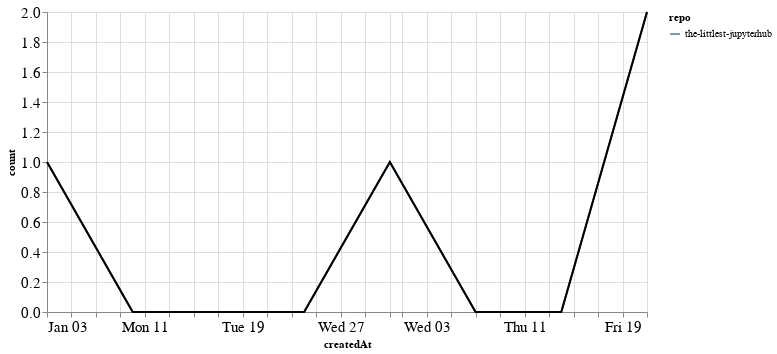

Notebook code cell kept with this figure:
### Markdown cell above
### Comments

### Code cell
comments_time = comments.groupby('repo').resample('W', on='createdAt').count()['author'].reset_index()
comments_time = comments_time.rename(columns={'author': 'count'})
comments_time_total = comments_time.groupby('createdAt').agg({"count": "sum"}).reset_index()
ch1 = alt.Chart(comments_time, width=600).mark_line().encode(
    x='createdAt',
    y='count',
    color='repo',
    tooltip="repo"
)

ch2 = alt.Chart(comments_time_total, width=600).mark_line(color="black").encode(
    x='createdAt',
    y='count',
)

ch1 + ch2

### Figure 1 — Vega-Lite specification as saved in the notebook (floating-point values rounded to 4 significant figures)
{"config": {"axisLeft": {"labelFontSize": 15}, "axisBottom": {"labelFontSize": 15}}, "layer": [{"data": {"name": "data-a3538d5134e55669753e2c293fc24601"}, "mark": "line", "encoding": {"color": {"type": "nominal", "field": "repo"}, "tooltip": {"type": "nominal", "field": "repo"}, "x": {"type": "temporal", "field": "createdAt"}, "y": {"type": "quantitative", "field": "count"}}, "width": 600}, {"data": {"name": "data-5b29b61384390186705c8980c30fc0b4"}, "mark": {"type": "line", "color": "black"}, "encoding": {"x": {"type": "temporal", "field": "createdAt"}, "y": {"type": "quantitative", "field": "count"}}, "width": 600}], "$schema": "https://vega.github.io/schema/vega-lite/v4.8.1.json", "datasets": {"data-a3538d5134e55669753e2c293fc24601": [{"repo": "the-littlest-jupyterhub", "createdAt": "2021-01-03T00:00:00", "count": 1}, {"repo": "the-littlest-jupyterhub", "createdAt": "2021-01-10T00:00:00", "count": 0}, {"repo": "the-littlest-jupyterhub", "createdAt": "2021-01-17T00:00:00", "count": 0}, {"repo": "the-littlest-jupyterhub", "createdAt": "2021-01-24T00:00:00", "count": 0}, {"repo": "the-littlest-jupyterhub", "createdAt": "2021-01-31T00:00:00", "count": 1}, {"repo": "the-littlest-jupyterhub", "createdAt": "2021-02-07T00:00:00", "count": 0}, {"repo": "the-littlest-jupyterhub", "createdAt": "2021-02-14T00:00:00", "count": 0}, {"repo": "the-littlest-jupyterhub", "createdAt": "2021-02-21T00:00:00", "count": 2}], "data-5b29b61384390186705c8980c30fc0b4": [{"createdAt": "2021-01-03T00:00:00", "count": 1}, {"createdAt": "2021-01-10T00:00:00", "count": 0}, {"createdAt": "2021-01-17T00:00:00", "count": 0}, {"createdAt": "2021-01-24T00:00:00", "count": 0}, {"createdAt": "2021-01-31T00:00:00", "count": 1}, {"createdAt": "2021-02-07T00:00:00", "count": 0}, {"createdAt": "2021-02-14T00:00:00", "count": 0}, {"createdAt": "2021-02-21T00:00:00", "count": 2}]}}
